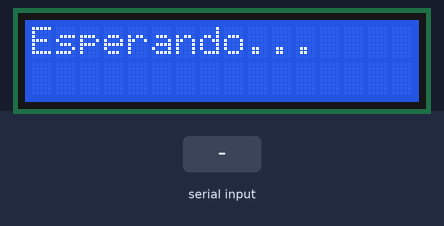
The sketch below on a simulated Arduino Uno, built with avr-gcc and run on an emulated ATmega328P. Parts: 16×2 character LCD. The inputs (shaded band) are chosen by the test bench.

Above: at 1.2 s.
1.3 s: "1\n" received over Serial
At 2.2 s:
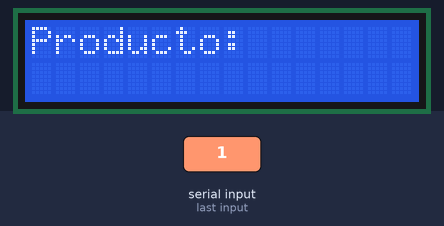
At 3.8 s:
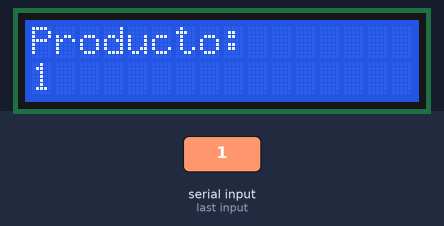
Timing chart, 0 to 5.3 s (numbered marks = the images above; inputs shaded):
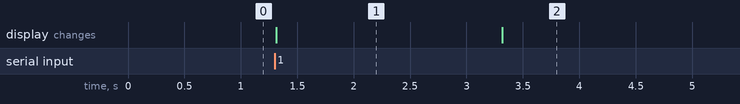

The sketch:

Complemento_LCD.ino
```cpp
#include <Wire.h>
#include <LiquidCrystal_I2C.h>

LiquidCrystal_I2C lcd(0x27, 16, 2);

void setup() {
  Serial.begin(9600);
  lcd.init();
  lcd.backlight();
  lcd.setCursor(0, 0);
  lcd.print("Esperando...");
}

void loop() {
  if (Serial.available()) {
    String mensaje = Serial.readStringUntil('\n');
    lcd.clear();

    int separador = mensaje.indexOf('|');

    String linea1, linea2;
    if (separador != -1) {
      linea1 = mensaje.substring(0, separador);
      linea2 = mensaje.substring(separador + 1);
    } else {
      linea1 = "Producto:";
      linea2 = mensaje;
    }

    mostrarTextoScroll(0, linea1);
    mostrarTextoScroll(1, linea2);

    delay(6000);
    lcd.clear();
    lcd.setCursor(0, 0);
    lcd.print("Esperando...");
  }
}

void mostrarTextoScroll(int fila, String texto) {
  int longitud = texto.length();

  if (longitud <= 16) {
    lcd.setCursor(0, fila);
    lcd.print(texto);
    delay(2000);
  } else {
    for (int i = 0; i <= longitud - 16; i++) {
      lcd.setCursor(0, fila);
      lcd.print(texto.substring(i, i + 16));
      delay(700);
    }
    delay(1000);  // Pausa al final del scroll
  }
}
```

Measured:
- after the input at 1.3 s, the display: changes at once (image 1)
- what the display in image 1 shows lasts 2.0 s, from 1.3 s to 3.3 s
